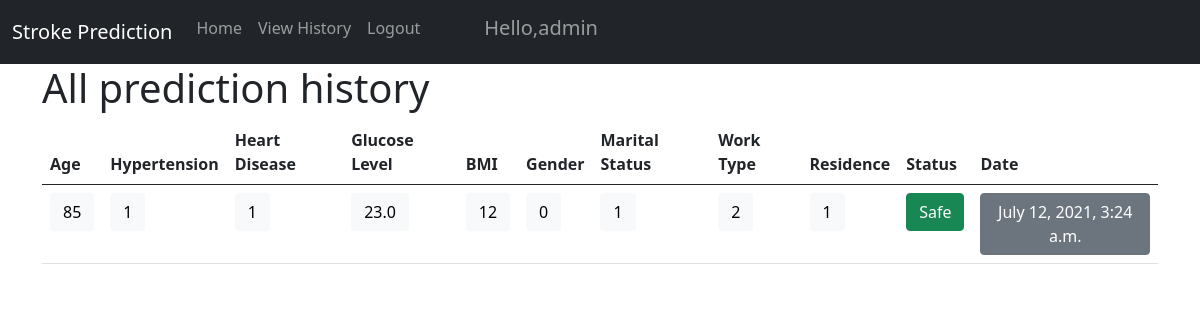
/historyPage/ (signed in), run on an earlier commit of the app's database.
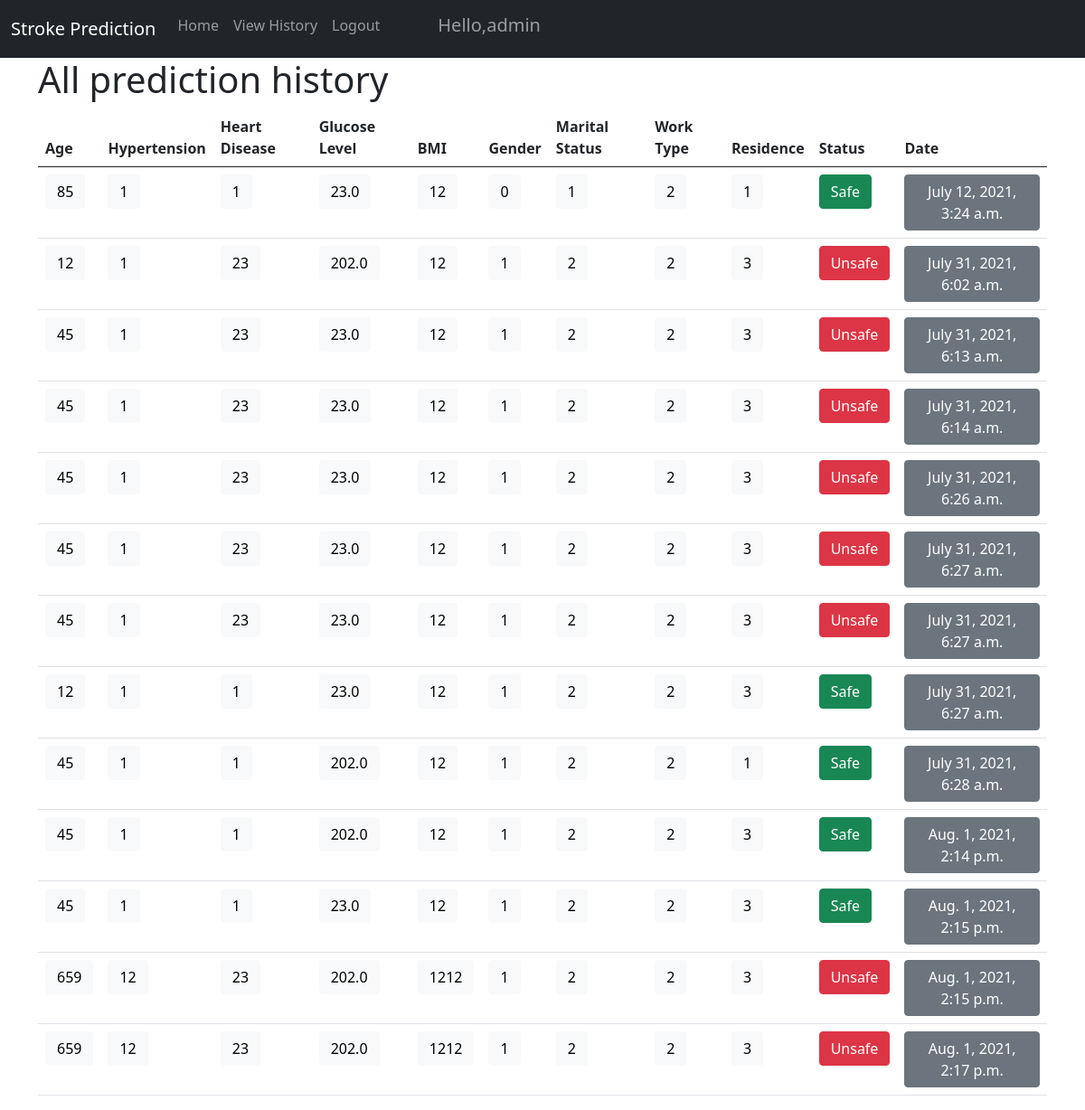
And on a later commit of the database.
### machineLearningApp/models.py (models this page shows)
class Dataset(models.Model):
    patient = models.ForeignKey(User,null=True,on_delete=models.CASCADE)
    age = models.IntegerField(null=True)
    hypertension = models.IntegerField(null=True)
    heartDisease = models.IntegerField(null=True)
    glucose = FloatField(null=True)
    bmi = models.IntegerField(null=True)
    gender = models.IntegerField(null=True)
    married = models.IntegerField(null=True)
    workType = models.IntegerField(null=True)
    Residence = models.IntegerField(null=True)
    smoking = models.IntegerField(null=True)
    result = models.IntegerField(null=True)
    date_created = models.DateTimeField(auto_now_add=True, null=True)

### machineLearningApp/views.py (the view)
# urls.py: path('historyPage/',views.historyPage,name="historyPage"),
def historyPage(request):
    records = Dataset.objects.filter(patient = request.user)
    context = { "records" : records }
    return render(request,'machineLearningApp/history.html',context)

### machineLearningApp/templates/machineLearningApp/history.html
{% extends 'machineLearningApp/base.html'%}
{% block content %}
<div class="container">
  <h1>All prediction history</h1>
<table class="table">
    <thead>
      <tr>
        <th scope="col">Age</th>
        <th scope="col">Hypertension</th>
        <th scope="col">Heart Disease</th>
        <th scope="col">Glucose Level</th>
        <th scope="col">BMI</th>
        <th scope="col">Gender</th>
        <th scope="col">Marital Status</th>
        <th scope="col">Work Type</th>
        <th scope="col">Residence</th>
        <th scope="col">Status</th>
        <th scope="col">Date</th>
      </tr>
    </thead>
    <tbody>
      {% for record in records %}
      <tr>
        <td><button type="button" class="btn btn-light">{{record.age}}</button></td>
        <td><button type="button" class="btn btn-light">{{record.hypertension}}</button></td>
        <td><button type="button" class="btn btn-light">{{record.heartDisease}}</button></td>
        <td><button type="button" class="btn btn-light">{{record.glucose}}</button></td>
        <td><button type="button" class="btn btn-light">{{record.bmi}}</button></td>
        <td><button type="button" class="btn btn-light">{{record.gender}}</button></td>
        <td><button type="button" class="btn btn-light">{{record.married}}</button></td>
        <td><button type="button" class="btn btn-light">{{record.workType}}</button></td>
        <td><button type="button" class="btn btn-light">{{record.Residence}}</button></td>
        {% if record.result == 1 %}
        <td><button type="button" class="btn btn-danger">Unsafe</button></td>
        {% elif record.result == 0 %}
        <td><button type="button" class="btn btn-success">Safe</button></td>
        {% endif %}
        <td><button type="button" class="btn btn-secondary">{{record.date_created}}</button></td>
      </tr>
      {% endfor %}
    </tbody>
  </table>
</div>
{% endblock %}

### machineLearningApp/templates/machineLearningApp/base.html (shortened to what this page needs)
{%load static%}
<!doctype html>
<html lang="en">
  <head>
    <link href="https://cdn.jsdelivr.net/npm/bootstrap@5.0.2/dist/css/bootstrap.min.css" rel="stylesheet">
    <link rel="stylesheet" type="text/css" href="{% static 'mlApp/css/main.css' %}">
  </head>
  <body>
    <nav class="navbar navbar-expand-lg navbar-dark bg-dark">
        <div class="container-fluid">
          <a class="navbar-brand" href="#">Stroke Prediction</a>
          <div class="collapse navbar-collapse" id="navbarSupportedContent">
            <ul class="navbar-nav me-auto mb-2 mb-lg-0">
              <li class="nav-item">
                <a class="nav-link" aria-current="page" href="#">Home</a>
              </li>
              <li class="nav-item">
                <a class="nav-link" aria-current="page" href="{% url 'historyPage' %}">View History</a>
              </li>
              {% if request.user.is_authenticated %}
              <li class="nav-item">
                <a class="nav-link" aria-current="page" href="{% url 'logOutPage' %}">Logout</a>
              </li>
              {% endif %}
              <li class="nav-item">
                <a class="nav-link mx-5" aria-current="page" href="#"><h5>Hello,{{request.user}}</h5></a>
              </li>
            </ul>
          </div>
        </div>
      </nav>
    {% block content %}
    {% endblock %}
  </body>
</html>

What changed in the data, as far as the page shows it:
added Dataset: age "12", hypertension "1", heartDisease "23", glucose "202.0", bmi "12", gender "1", married "2", workType "2", Residence "3", result "Unsafe", date_created "July 31, 2021, 6:02 a.m."
added Dataset: age "45", hypertension "1", heartDisease "23", glucose "23.0", bmi "12", gender "1", married "2", workType "2", Residence "3", result "Unsafe", date_created "July 31, 2021, 6:13 a.m."
added Dataset: age "45", hypertension "1", heartDisease "23", glucose "23.0", bmi "12", gender "1", married "2", workType "2", Residence "3", result "Unsafe", date_created "July 31, 2021, 6:14 a.m."
added Dataset: age "45", hypertension "1", heartDisease "23", glucose "23.0", bmi "12", gender "1", married "2", workType "2", Residence "3", result "Unsafe", date_created "July 31, 2021, 6:26 a.m."
added Dataset: age "45", hypertension "1", heartDisease "23", glucose "23.0", bmi "12", gender "1", married "2", workType "2", Residence "3", result "Unsafe", date_created "July 31, 2021, 6:27 a.m."
added Dataset: age "45", hypertension "1", heartDisease "23", glucose "23.0", bmi "12", gender "1", married "2", workType "2", Residence "3", result "Unsafe", date_created "July 31, 2021, 6:27 a.m."
added Dataset: age "12", hypertension "1", heartDisease "1", glucose "23.0", bmi "12", gender "1", married "2", workType "2", Residence "3", result "Safe", date_created "July 31, 2021, 6:27 a.m."
added Dataset: age "45", hypertension "1", heartDisease "1", glucose "202.0", bmi "12", gender "1", married "2", workType "2", Residence "1", result "Safe", date_created "July 31, 2021, 6:28 a.m."
added Dataset: age "45", hypertension "1", heartDisease "1", glucose "202.0", bmi "12", gender "1", married "2", workType "2", Residence "3", result "Safe", date_created "Aug. 1, 2021, 2:14 p.m."
added Dataset: age "45", hypertension "1", heartDisease "1", glucose "23.0", bmi "12", gender "1", married "2", workType "2", Residence "3", result "Safe", date_created "Aug. 1, 2021, 2:15 p.m."
added Dataset: age "659", hypertension "12", heartDisease "23", glucose "202.0", bmi "1212", gender "1", married "2", workType "2", Residence "3", result "Unsafe", date_created "Aug. 1, 2021, 2:15 p.m."
added Dataset: age "659", hypertension "12", heartDisease "23", glucose "202.0", bmi "1212", gender "1", married "2", workType "2", Residence "3", result "Unsafe", date_created "Aug. 1, 2021, 2:17 p.m."
